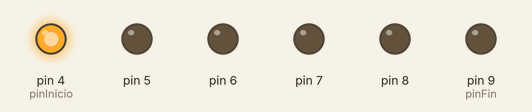
The sketch below on a simulated Arduino Uno, built with avr-gcc and run on an emulated ATmega328P. Shown: output pins drawn as LEDs (lit = HIGH).

Above: at 0.2 s.
At 1.2 s:
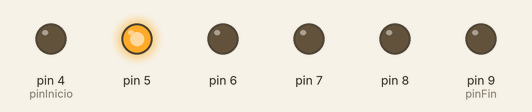
At 2.7 s:
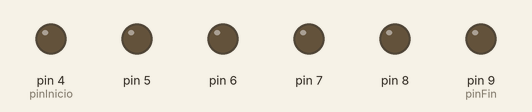
At 4.2 s:
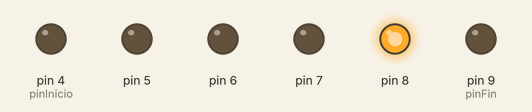
At 5.2 s:
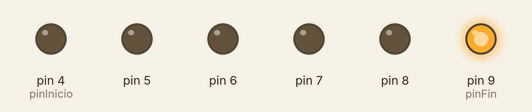
At 10.6 s:
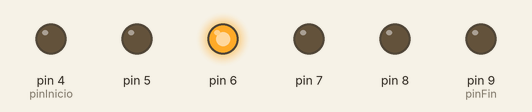
Timing chart, 0 to 10.9 s (numbered marks = the images above):
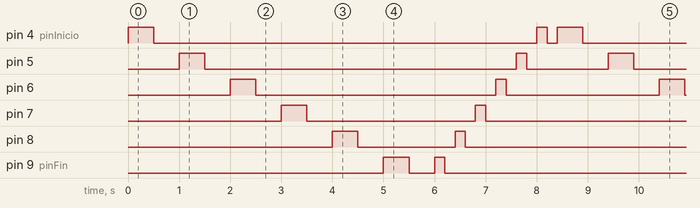

Measured:
- by itself, pin 4 (pinInicio): repeats every 8.4 s: LOW 7.5 s, HIGH 0.20 s, LOW 0.20 s, HIGH 0.50 s
- by itself, pin 5: repeats every 8.4 s: LOW 6.1 s, HIGH 0.20 s, LOW 1.6 s, HIGH 0.50 s
- by itself, pin 6: repeats every 8.4 s: LOW 4.7 s, HIGH 0.20 s, LOW 3.0 s, HIGH 0.50 s
- by itself, pin 7: repeats every 8.4 s: LOW 3.3 s, HIGH 0.20 s, LOW 4.4 s, HIGH 0.50 s
- by itself, pin 8: repeats every 8.4 s: LOW 1.9 s, HIGH 0.20 s, LOW 5.8 s, HIGH 0.50 s
- by itself, pin 9 (pinFin): repeats every 8.4 s: LOW 0.50 s, HIGH 0.20 s, LOW 7.2 s, HIGH 0.50 s

The sketch:

3-LedsConFor.ino
```cpp
// Definimos los pines de inicio y fin para no hacer muchas variables
const int pinInicio = 4;
const int pinFin = 9;


void setup() {
  // Ciclo para iniciar todos los puertos digitales como salida
  for (int i = pinInicio; i <= pinFin; i++ ){
      pinMode(i, OUTPUT);
  }
}

void loop() {
  // Secuencia 4 al 9
  for (int secuenciaAsc = pinInicio; secuenciaAsc <= pinFin; secuenciaAsc++){
    blinkPin(secuenciaAsc, 500);
  }
  // Secuencia 9 al 4
  for (int secuenciaDesc = pinFin; secuenciaDesc >= pinInicio; secuenciaDesc--){
    blinkPin(secuenciaDesc, 200);
  }
}

// Funcion para la secuencia de encender y apagar los leds con el delay correspondiente
void blinkPin(int pin, int tiempo){
    digitalWrite(pin, HIGH);
    delay(tiempo);
    digitalWrite(pin, LOW);
    delay(tiempo);
}
```
